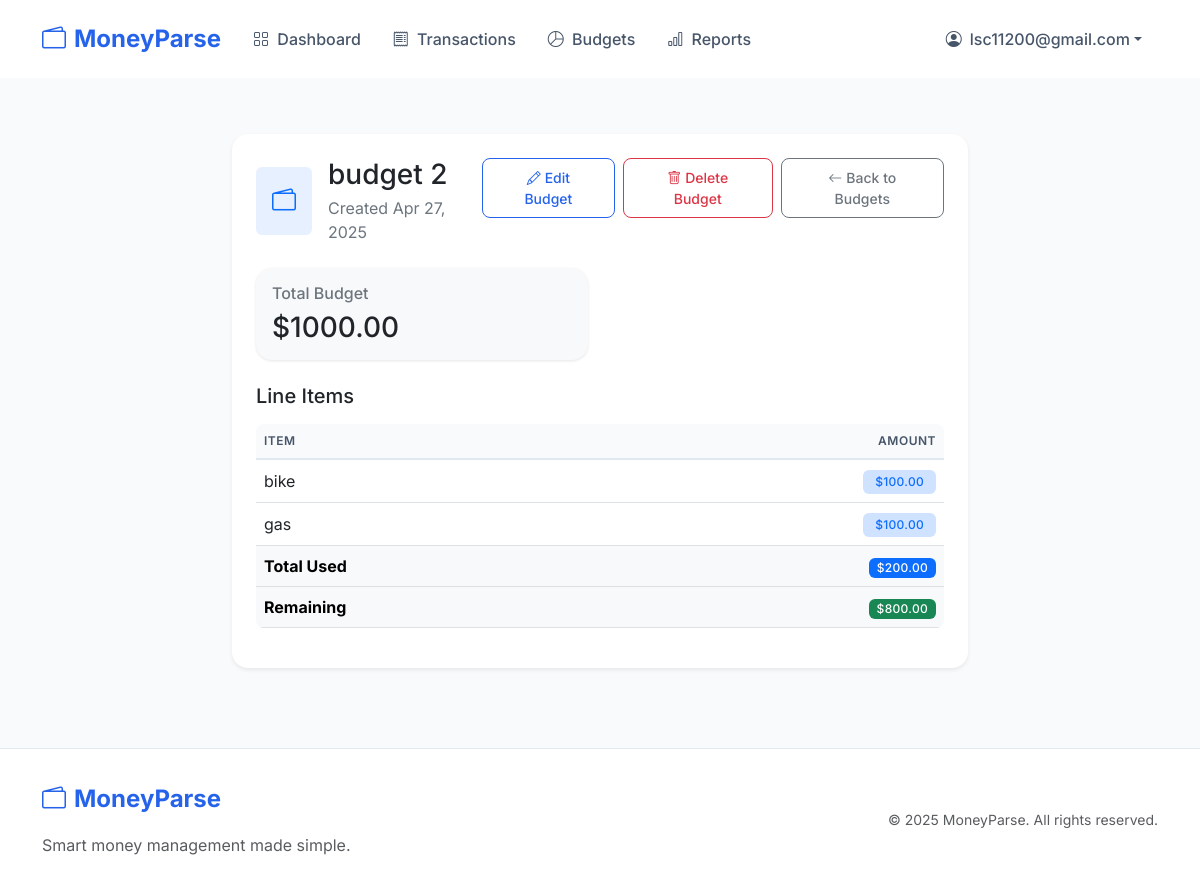
The app's page /budgets/10/ (signed in) with its own data.
### accounts/models.py (models this page shows, shortened)
class CustomUser(AbstractBaseUser, PermissionsMixin):
    email = models.EmailField(unique=True)
    date_joined = models.DateTimeField(default=timezone.now)
    is_active = models.BooleanField(default=True)
    is_staff = models.BooleanField(default=False)
    objects = CustomUserManager()
    USERNAME_FIELD = 'email'
    REQUIRED_FIELDS = []

### budgets/models.py (models this page shows, shortened)
class Budget(models.Model):
    user = models.ForeignKey(settings.AUTH_USER_MODEL, on_delete=models.CASCADE)
    name = models.CharField(max_length=100)
    description = models.TextField(blank=True)
    amount = models.DecimalField(max_digits=10, decimal_places=2)
    created_at = models.DateTimeField(auto_now_add=True)
    updated_at = models.DateTimeField(auto_now=True)
    class Meta:
        ordering = ['-created_at']
        indexes = [models.Index(fields=['user', '-created_at'])]
    def get_total_items(self):
        if not hasattr(self, '_total_items'):
            self._total_items = self.items.aggregate(total=models.Sum('amount'))['total'] or Decimal('0.00')
        return self._total_items
    def get_remaining_amount(self):
        return self.amount - self.get_total_items()
    def get_percentage_used(self):
        total = self.get_total_items()
        if not total or not self.amount:
            return Decimal('0.00')
        return min((total / self.amount) * 100, Decimal('100.00'))

class BudgetItem(models.Model):
    budget = models.ForeignKey(Budget, on_delete=models.CASCADE, related_name='items')
    name = models.CharField(max_length=100)
    amount = models.DecimalField(max_digits=10, decimal_places=2)
    created_at = models.DateTimeField(auto_now_add=True)
    class Meta:
        ordering = ['created_at']

### budgets/views.py (the view)
# urls.py: path('<int:pk>/', views.budget_detail, name='budget_detail'),
@login_required
def budget_detail(request, pk):
    budget = get_object_or_404(
        Budget.objects.prefetch_related('items'),
        pk=pk,
        user=request.user
    )
    total_items = budget.get_total_items()
    remaining = budget.get_remaining_amount()
    percentage = budget.get_percentage_used()
    return render(request, 'budgets/budget_detail.html', {
        'budget': budget,
        'total_items': total_items,
        'remaining': remaining,
        'percentage': percentage
    })

### templates/budgets/budget_detail.html (shortened to what this page needs)
{% extends "base.html" %}
{% block content %}
<div class="container py-4">
    <div class="row justify-content-center">
        <div class="col-lg-8">
            <div class="card border-0 shadow-sm mb-4">
                <div class="card-body p-4">
                    <div class="d-flex justify-content-between align-items-start mb-4">
                        <div class="d-flex align-items-center gap-3">
                            <div class="bg-primary bg-opacity-10 rounded p-3">
                                <i class="bi bi-wallet2 text-primary fs-4"></i>
                            </div>
                            <div>
                                <h1 class="h3 mb-1">{{ budget.name }}</h1>
                                <p class="text-secondary mb-0">Created {{ budget.created_at|date:"M j, Y" }}</p>
                            </div>
                        </div>
                        <div class="d-flex gap-2">
                            <a href="{% url 'budget_edit' budget.pk %}" class="btn btn-outline-primary btn-sm">
                                <i class="bi bi-pencil me-1"></i>Edit Budget
                            </a>
                            <a href="{% url 'budget_delete' budget.pk %}" class="btn btn-outline-danger btn-sm">
                                <i class="bi bi-trash me-1"></i>Delete Budget
                            </a>
                            <a href="{% url 'budget_list' %}" class="btn btn-outline-secondary btn-sm">
                                <i class="bi bi-arrow-left me-1"></i>Back to Budgets
                            </a>
                        </div>
                    </div>
                    <div class="row g-4 mb-4">
                        <div class="col-md-6">
                            <div class="card bg-light border-0 h-100">
                                <div class="card-body">
                                    <h6 class="text-secondary mb-2">Total Budget</h6>
                                    <h3 class="mb-0">${{ budget.amount|floatformat:2 }}</h3>
                                </div>
                            </div>
                        </div>
                    </div>
                    <div class="mb-3">
                        <h5 class="mb-3">Line Items</h5>
                        {% if budget.items.all %}
                            <div class="table-responsive">
                                <table class="table table-hover align-middle mb-0">
                                    <thead class="table-light">
                                        <tr>
                                            <th>Item</th>
                                            <th class="text-end">Amount</th>
                                        </tr>
                                    </thead>
                                    <tbody>
                                        {% for item in budget.items.all %}
                                        <tr>
                                            <td>{{ item.name }}</td>
                                            <td class="text-end">
                                                <span class="badge bg-primary-subtle text-primary">
                                                    ${{ item.amount|floatformat:2 }}
                                                </span>
                                            </td>
                                        </tr>
                                        {% endfor %}
                                    </tbody>
                                    <tfoot class="table-light">
                                        <tr>
                                            <th>Total Used</th>
                                            <th class="text-end">
                                                <span class="badge bg-primary px-2 py-1">
                                                    ${{ total_items|floatformat:2 }}
                                                </span>
                                            </th>
                                        </tr>
                                        <tr>
                                            <th>Remaining</th>
                                            <th class="text-end">
                                                <span class="badge {% if remaining < 0 %}bg-danger{% else %}bg-success{% endif %} px-2 py-1">
                                                    ${{ remaining|floatformat:2 }}
                                                </span>
                                            </th>
                                        </tr>
                                    </tfoot>
                                </table>
                            </div>
                        {% endif %}
                    </div>
                </div>
            </div>
        </div>
    </div>
</div>
{% endblock %}

### templates/base.html (shortened to what this page needs)
<!DOCTYPE html>
<html lang="en">
<head>
    <link href="https://cdn.jsdelivr.net/npm/bootstrap@5.3.0/dist/css/bootstrap.min.css" rel="stylesheet">
    <link rel="stylesheet" href="https://cdn.jsdelivr.net/npm/bootstrap-icons@1.11.0/font/bootstrap-icons.css">
</head>
<body>
    <nav class="navbar navbar-expand-lg navbar-light sticky-top">
        <div class="container">
            <a class="navbar-brand d-flex align-items-center" href="/">
                <i class="bi bi-wallet2 me-2"></i>
                MoneyParse
            </a>
            <div class="collapse navbar-collapse" id="navbarNav">
                <ul class="navbar-nav me-auto">
                    {% if user.is_authenticated %}
                    <li class="nav-item">
                        <a class="nav-link{% if request.resolver_match.url_name == 'dashboard' %} active{% endif %}" href="{% url 'dashboard' %}">
                            <i class="bi bi-grid me-1"></i> Dashboard
                        </a>
                    </li>
                    <li class="nav-item">
                        <a class="nav-link{% if request.resolver_match.url_name == 'transaction_list' %} active{% endif %}" href="{% url 'transaction_list' %}">
                            <i class="bi bi-receipt me-1"></i> Transactions
                        </a>
                    </li>
                    <li class="nav-item">
                        <a class="nav-link{% if request.resolver_match.url_name == 'budget_list' %} active{% endif %}" href="{% url 'budget_list' %}">
                            <i class="bi bi-pie-chart me-1"></i> Budgets
                        </a>
                    </li>
                    <li class="nav-item">
                        <a class="nav-link{% if request.resolver_match.url_name == 'report_home' %} active{% endif %}" href="{% url 'report_home' %}">
                            <i class="bi bi-bar-chart me-1"></i> Reports
                        </a>
                    </li>
                    {% endif %}
                </ul>
                <ul class="navbar-nav">
                    {% if user.is_authenticated %}
                    <li class="nav-item dropdown">
                        <a class="nav-link dropdown-toggle d-flex align-items-center" href="#" id="navbarDropdown" role="button" data-bs-toggle="dropdown">
                            <i class="bi bi-person-circle me-2"></i>
                            {{ user.email }}
                        </a>
                    </li>
                    {% endif %}
                </ul>
            </div>
        </div>
    </nav>
    <div class="main-content">
        {% block content %}{% endblock %}
    </div>
    <footer class="footer">
        <div class="container">
            <div class="row align-items-center">
                <div class="col-md-6 text-center text-md-start">
                    <a class="navbar-brand mb-3 d-inline-flex align-items-center" href="/">
                        <i class="bi bi-wallet2 me-2"></i>
                        MoneyParse
                    </a>
                    <p class="text-muted mb-0">Smart money management made simple.</p>
                </div>
                <div class="col-md-6 text-center text-md-end">
                    <small class="text-muted">&copy; {% now "Y" %} MoneyParse. All rights reserved.</small>
                </div>
            </div>
        </div>
    </footer>
</body>
</html>

### templates/base.html (style rules this page uses)
:root { --primary-color: #2563eb; --secondary-color: #1e40af; --success-color: #059669; --danger-color: #dc2626; --warning-color: #d97706; --info-color: #0891b2; }
body { font-family: 'Inter', system-ui, -apple-system, sans-serif; min-height: 100vh; display: flex; flex-direction: column; background-color: #f8fafc; }
.navbar { padding: 1rem 0; background: rgba(255, 255, 255, 0.95) !important; backdrop-filter: blur(10px); }
.navbar-brand { font-weight: 700; font-size: 1.5rem; color: var(--primary-color) !important; }
.nav-link { font-weight: 500; padding: 0.5rem 1rem !important; color: #475569 !important; transition: color 0.2s ease; }
.btn { font-weight: 500; padding: 0.5rem 1.25rem; border-radius: 0.5rem; }
.btn-outline-primary { color: var(--primary-color); border-color: var(--primary-color); }
.card { border: none; border-radius: 1rem; box-shadow: 0 1px 3px rgba(0,0,0,0.1); transition: transform 0.2s ease, box-shadow 0.2s ease; }
.main-content { flex: 1; padding: 2rem 0; }
.footer { margin-top: auto; padding: 2rem 0; background-color: #fff; border-top: 1px solid #e2e8f0; }
.table { border-radius: 0.5rem; overflow: hidden; }
.table thead th { background-color: #f8fafc; border-bottom: 2px solid #e2e8f0; color: #475569; font-weight: 600; text-transform: uppercase; font-size: 0.75rem; letter-spacing: 0.5px; }
.table-light th { background-color: #f8f9fa; }
.badge { font-weight: 500; letter-spacing: 0.3px; padding: 0.5em 1em; }

### records on screen
CustomUser: email "lsc11200@gmail.com"
Budget: name "budget 2", created_at "Apr 27, 2025", amount "1000.00"
BudgetItem: name "bike", amount "100.00"
BudgetItem: name "gas", amount "100.00"

### other values on screen
{{ total_items|floatformat:2 }} "200.00"
{{ remaining|floatformat:2 }} "800.00"
